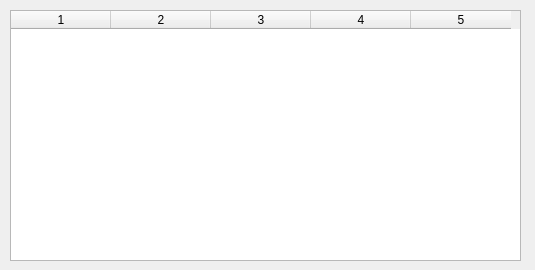
<?xml version="1.0" encoding="UTF-8"?>
<ui version="4.0">
 <class>alinanuruntablosu</class>
 <widget class="QDialog" name="alinanuruntablosu">
  <property name="geometry">
   <rect>
    <x>0</x>
    <y>0</y>
    <width>535</width>
    <height>270</height>
   </rect>
  </property>
  <property name="minimumSize">
   <size>
    <width>535</width>
    <height>270</height>
   </size>
  </property>
  <property name="maximumSize">
   <size>
    <width>535</width>
    <height>270</height>
   </size>
  </property>
  <property name="windowTitle">
   <string>Alınan Ürün Tablosu</string>
  </property>
  <widget class="QTableWidget" name="tableWidget">
   <property name="geometry">
    <rect>
     <x>10</x>
     <y>10</y>
     <width>511</width>
     <height>251</height>
    </rect>
   </property>
   <property name="editTriggers">
    <set>QAbstractItemView::NoEditTriggers</set>
   </property>
   <property name="selectionBehavior">
    <enum>QAbstractItemView::SelectRows</enum>
   </property>
   <property name="columnCount">
    <number>5</number>
   </property>
   <column/>
   <column/>
   <column/>
   <column/>
   <column/>
  </widget>
 </widget>
 <resources/>
 <connections/>
</ui>
